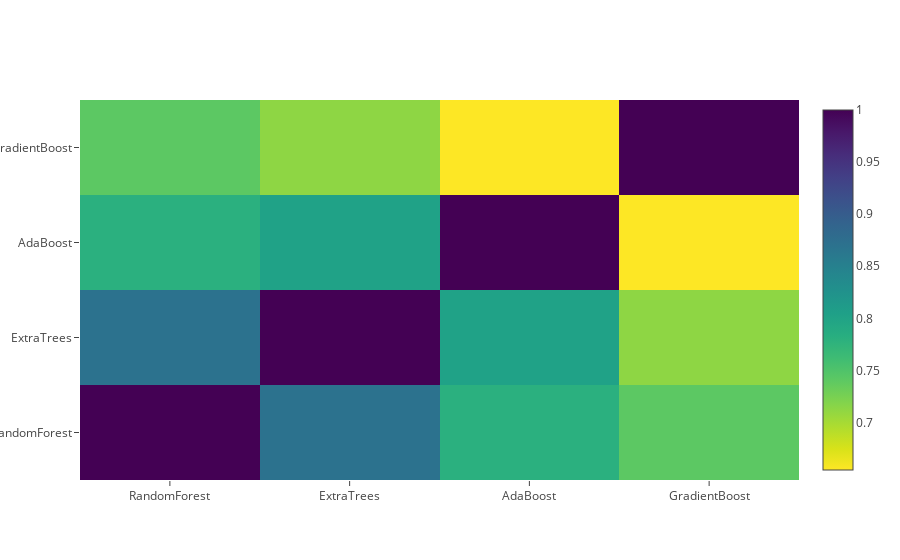

The code cell stored with this chart in its notebook:
### Markdown cell above
**Correlation Heatmap of the Second Level Training set**

### Code cell
data = [
    go.Heatmap(
        z= base_predictions_train.astype(float).corr().values ,
        x=base_predictions_train.columns.values,
        y= base_predictions_train.columns.values,
          colorscale='Viridis',
            showscale=True,
            reversescale = True
    )
]
py.iplot(data, filename='labelled-heatmap')

### Figure 1 — Plotly figure (JSON) as saved in the notebook; plotly's stock layout.template omitted (floating-point values rounded to 4 significant figures)
{"data": [{"colorscale": "Viridis", "reversescale": true, "showscale": true, "type": "heatmap", "uid": "840010cf-a8b0-4c16-8f6d-a8e2b041bac1", "x": ["RandomForest", "ExtraTrees", "AdaBoost", "GradientBoost"], "y": ["RandomForest", "ExtraTrees", "AdaBoost", "GradientBoost"], "z": [[1, 0.8703, 0.7808, 0.7412], [0.8703, 1, 0.8023, 0.7126], [0.7808, 0.8023, 1, 0.6544], [0.7412, 0.7126, 0.6544, 1]]}], "layout": {}}
